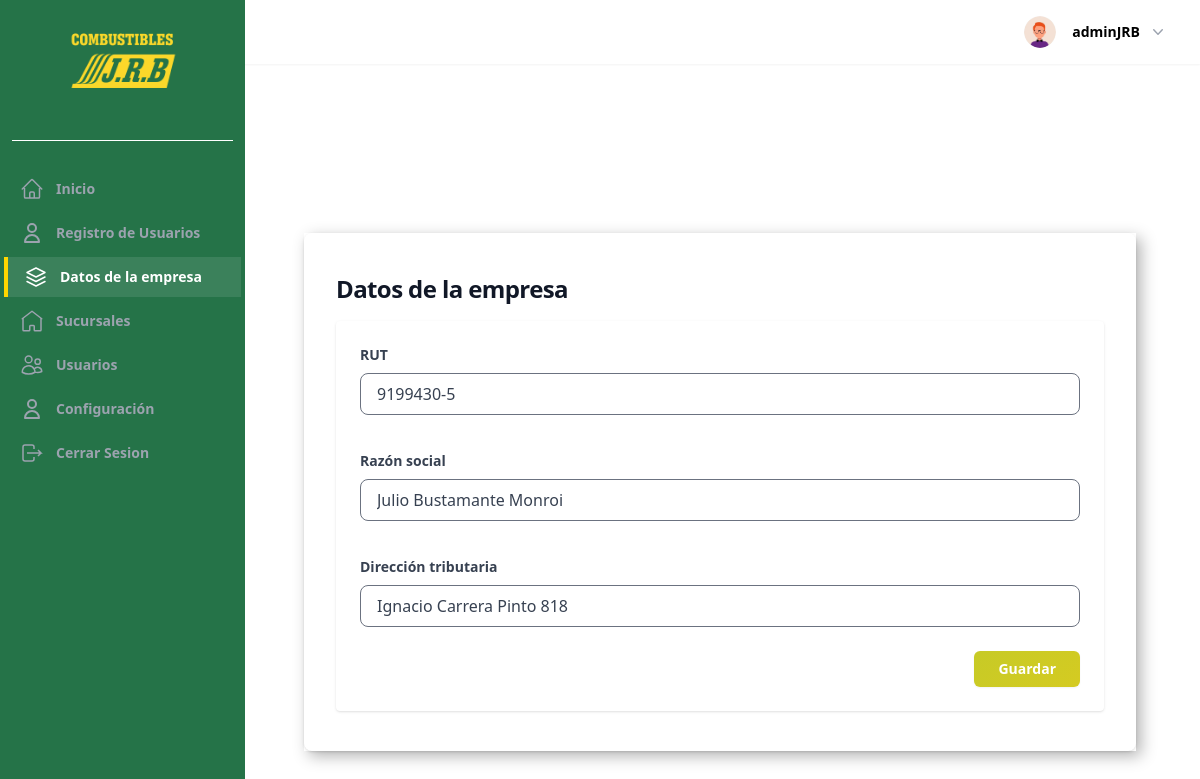
Screenshot of /empresa/ (signed in) with the database file from the repository.
### UsuarioApp/models.py (models this page shows, shortened)
class Profile(models.Model):
    last_activity = models.DateTimeField(null=True, blank=True)
    image = models.ImageField(upload_to=profile_picture_path, default="profile.webp")
    user_FK = models.OneToOneField(
        User, on_delete=models.CASCADE, related_name="profile",
    )
    position_FK = models.ForeignKey(
        Position, on_delete=models.SET_NULL, null=True, blank=True
    )
    company_rut = models.CharField(
        max_length=12,
        blank=True,
        null=True,
        validators=[
            RegexValidator(
                regex=r"^[0-9.]+-[0-9kK]{1}$",
                message="Ingrese un RUT válido en el formato 12.345.678-9",
            )
        ],
        verbose_name="RUT Empresa",
    )
    phone = models.CharField(max_length=20, blank=True, verbose_name="Teléfono")
    gender = models.CharField(
        max_length=1,
        choices=GENDER_CHOICES,
        null=True,
        blank=True,
        verbose_name="Sexo",
    )
    date_of_birth = models.DateField(
        null=True,
        blank=True,
        verbose_name="Fecha de nacimiento",
    )
    salario = models.DecimalField(
        max_digits=10, decimal_places=2, null=True, blank=True, verbose_name="Salario",
    )
    address = models.CharField(max_length=255, blank=True, verbose_name="Dirección")
    date_of_hire = models.DateField(null=True, blank=True, verbose_name="Fecha de contratación")
    is_partime = models.BooleanField(
        default=False,
        choices=[(True, "Tiempo completo"), (False, "Medio tiempo")],
        verbose_name="Tipo de jornada",
    )
    examen_medico = models.FileField(
        upload_to="documentos/examenes/",
        null=True,
        blank=True,
        verbose_name="Examen médico",
    )
    contrato = models.FileField(
        upload_to="documentos/contratos/",
        null=True,
        blank=True,
        verbose_name="Contrato",
    )
    current_branch = models.ForeignKey(
        Sucursal,
        on_delete=models.SET_NULL,
        null=True,
        blank=True,
        related_name="current_profiles",
        verbose_name="Sucursal actual",
    )
    def save(self, *args, **kwargs):
        update_last_activity = kwargs.pop("update_last_activity", False)
        previous_branch_id = None
        if self.pk:
            previous_branch_id = (
                Profile.objects.filter(pk=self.pk)
                .values_list("current_branch_id", flat=True)
                .first()
            )
        if update_last_activity:
            self.last_activity = timezone.now()
            kwargs["update_fields"] = ["last_activity"]
        if self.pk:
            handle_old_image(Profile, self.pk, self.image)
        super(Profile, self).save(*args, **kwargs)
        if self.image and os.path.exists(self.image.path):
            resize_image(self.image.path, 300)
            crop_image(self.image.path, 300)
        if previous_branch_id and previous_branch_id != self.current_branch_id:
            previous_branch = Sucursal.objects.filter(pk=previous_branch_id).first()
            if previous_branch:
                previous_branch.users.remove(self)
        if self.current_branch_id:
            self.current_branch.users.add(self)
    def update_last_activity(self):
        self.save(update_last_activity=True)
    def _has_permission(self, code: str) -> bool:
        return bool(self.position_FK and self.position_FK.permission_code == code)
    def is_owner(self) -> bool:
        return self._has_permission("OWNER")
    class Meta:
        verbose_name = "Perfil"
        verbose_name_plural = "Perfiles"
        ordering = ["-id"]

### homeApp/models.py (models this page shows, shortened)
class Company(models.Model):
    rut = models.CharField(
        max_length=12,
        unique=True,
        validators=[
            RegexValidator(
                regex=r"^[0-9.]+-[0-9kK]{1}$",
                message="Ingrese un RUT válido en el formato 12.345.678-9",
            )
        ],
        verbose_name="RUT",
    )
    business_name = models.CharField(
        max_length=255,
        verbose_name="Razón social",
    )
    tax_address = models.CharField(
        max_length=255,
        verbose_name="Dirección tributaria",
    )
    profile = models.OneToOneField(
        "UsuarioApp.Profile",
        on_delete=models.CASCADE,
        related_name="company",
        verbose_name="Perfil",
    )
    class Meta:
        verbose_name = "Empresa"
        verbose_name_plural = "Empresas"
        db_table = "UsuarioApp_company"

### UsuarioApp/views.py (the view, shortened to what this page needs)
# urls.py: path("empresa/", views.CompanyUpdateView.as_view(), name="company_edit"),
class CompanyUpdateView(LoginRequiredMixin, RoleRequiredMixin, View):
    template_name = "pages/empresa/empresa_form.html"
    form_class = CompanyForm
    success_url = reverse_lazy("company_edit")
    allowed_roles = ["OWNER"]
    def dispatch(self, request, *args, **kwargs):
        if not request.user.is_authenticated:
            return super().dispatch(request, *args, **kwargs)
        profile = getattr(request.user, "profile", None)
        if not profile or not profile.is_owner():
            return redirect(self.redirect_url)
        self.company_obj, _ = Company.objects.get_or_create(profile=profile)
        return super().dispatch(request, *args, **kwargs)
    def get_form(self, data=None):
        return self.form_class(data=data, instance=getattr(self, "company_obj", None))
    def get(self, request, *args, **kwargs):
        form = self.get_form()
        return render(request, self.template_name, {"form": form})

### core/mixins.py (called while the page is built)
    def dispatch(self, request, *args, **kwargs):
        user = request.user
        profile = getattr(user, "profile", None)
        if user.is_superuser or (profile and profile.has_role(self.allowed_roles)):
            return super().dispatch(request, *args, **kwargs)
        return redirect(self.redirect_url)

### utils/customer_img.py (called while the page is built, shortened)
def resize_image(img_path, img_size):
    try:
        with Image.open(img_path) as img:
            ancho, alto = img.size
    except (FileExistsError, UnidentifiedImageError):
        print("Error al Redimensionar la imagen")

def crop_image(img_path, img_size):
    try:
        with Image.open(img_path) as img:
            ancho, alto = img.size
    except (FileExistsError, UnidentifiedImageError):
        print("Erro al Recortar la imagen")

def handle_old_image(modelo, pk, image):
    default_image = "profile.webp"
    old_profile = modelo.objects.get(pk=pk)
    default_image_path = os.path.join(settings.MEDIA_ROOT, default_image)
    if (
        old_profile.image.path != image.path
        and old_profile.image.path != default_image_path
    ):
        default_storage.delete(old_profile.image.path)

### templates/pages/empresa/empresa_form.html (shortened to what this page needs)
{% extends "components/Layout/base_pages.html" %}
{% load widget_tweaks %}
{% block content_pages %}
<h1 class="max-w-2xl font-bold tracking-tight text-gray-900 text-2xl mb-4">
    Datos de la empresa
</h1>
<section class="p-6 rounded mt-4 bg-white shadow">
    <form method="post" novalidate>
        <div class="grid grid-cols-1 md:grid-cols-2 gap-6">
            <div>
                <label for="{{ form.rut.id_for_label }}" class="block text-gray-700 text-sm font-bold mb-2">RUT</label>
                {{ form.rut|add_error_class:"border-red-500" }}
            </div>
            <div>
                <label for="{{ form.business_name.id_for_label }}" class="block text-gray-700 text-sm font-bold mb-2">Razón social</label>
                {{ form.business_name|add_error_class:"border-red-500" }}
            </div>
        </div>
        <div class="mt-6">
            <label for="{{ form.tax_address.id_for_label }}" class="block text-gray-700 text-sm font-bold mb-2">Dirección tributaria</label>
            {{ form.tax_address|add_error_class:"border-red-500" }}
        </div>
        <div class="mt-6 flex justify-end">
            {% include "components/btn/button.html" with button_text="Guardar" button_class="px-6" %}
        </div>
    </form>
</section>
{% endblock content_pages %}

### templates/components/header/components/profile.html (shortened to what this page needs)
{% load static %}
<div class="relative" x-data="{ openUser: false }">
  <button type="button" class="-m-1.5 flex items-center p-1.5" id="user-menu-button" aria-expanded="false" aria-haspopup="true" @click="openUser = !openUser">
    <img class="h-8 w-8 rounded-full bg-gray-50" src="{{ request.user.profile.image.url }}" alt="perfil">
    <span class="hidden lg:flex lg:items-center">
      <span class="ml-4 text-sm font-semibold leading-6 text-black" aria-hidden="true">{{ request.user }}</span>
      <svg class="ml-2 h-5 w-5 text-gray-400" viewBox="0 0 20 20" fill="currentColor" aria-hidden="true">
        <path fill-rule="evenodd" d="M5.23 7.21a.75.75 0 011.06.02L10 11.168l3.71-3.938a.75.75 0 111.08 1.04l-4.25 4.5a.75.75 0 01-1.08 0l-4.25-4.5a.75.75 0 01.02-1.06z" clip-rule="evenodd" />
      </svg>
    </span>
  </button>
</div>

### static/css/mensajes.css (style rules this page uses)
button { padding: 10px; }

### rows the page displays
Company: rut "9199430-5", business_name "Julio Bustamante Monroi", tax_address "Ignacio Carrera Pinto 818"

### other values shown
{{ request.user }} "adminJRB"
{{ button_text }} "Guardar"
